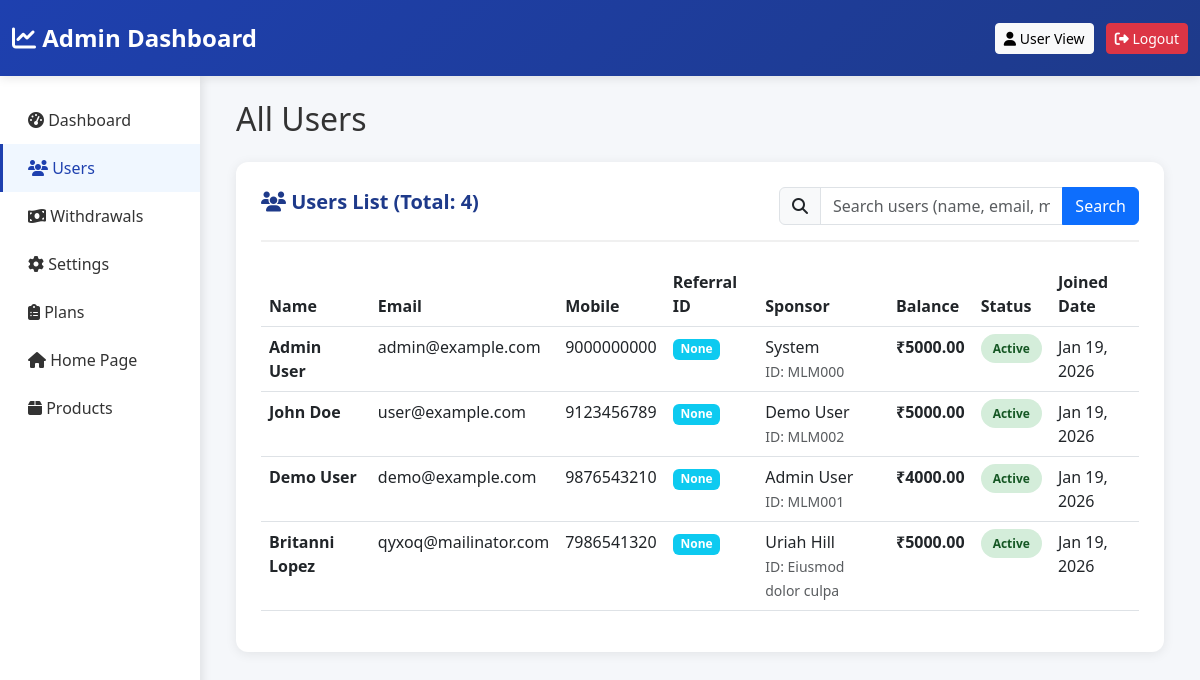
Page /mlm-admin/users/ on the earlier database version.
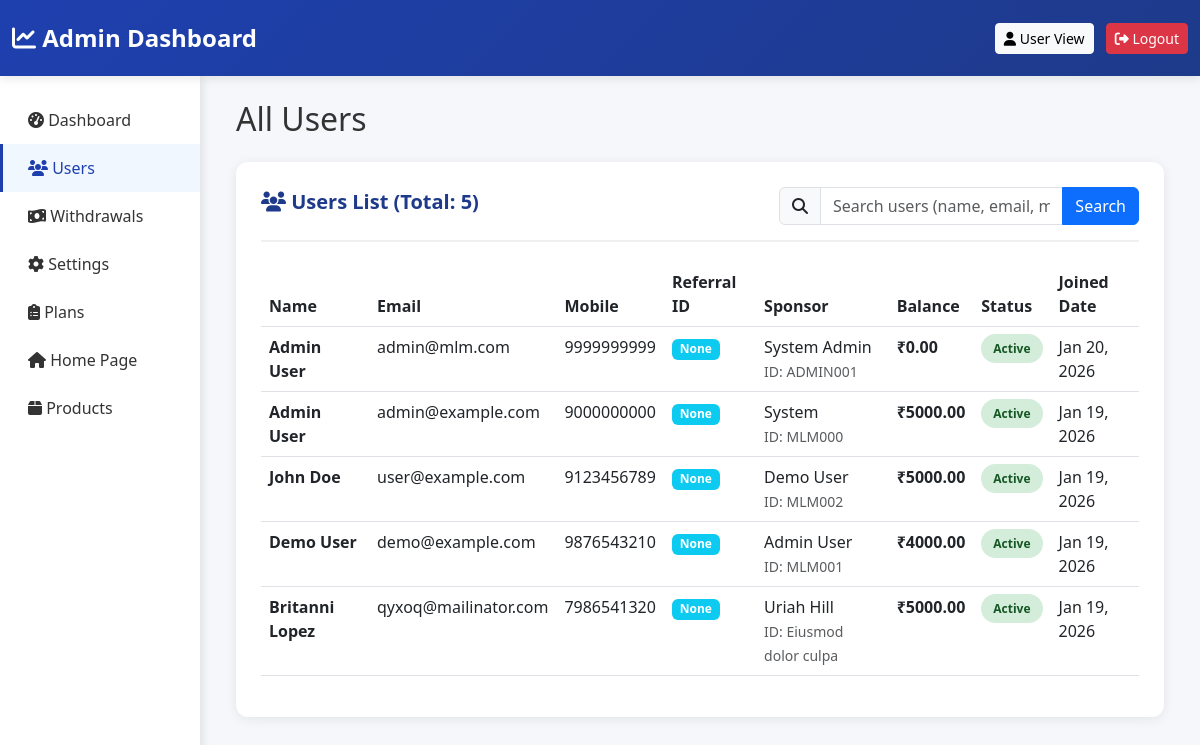
Same page on the later database version.
### core/models.py (models this page shows, shortened)
class CustomUser(AbstractUser):
    phone_regex = RegexValidator(
        regex=r'^\+?1?\d{9,15}$',
        message='Phone number must be entered in the format: +999999999. Up to 15 digits allowed.'
    )
    mobile = models.CharField(
        validators=[phone_regex],
        max_length=17,
        blank=True,
        null=True,
        unique=True,
        verbose_name="Mobile Number"
    )
    sponsor_id = models.CharField(
        max_length=50,
        blank=True,
        null=True,
        verbose_name="Sponsor ID"
    )
    sponsor_name = models.CharField(
        max_length=255,
        blank=True,
        null=True,
        verbose_name="Sponsor Name"
    )
    referral_id = models.CharField(
        max_length=20,
        unique=True,
        blank=True,
        null=True,
        verbose_name="Referral ID"
    )
    account_balance = models.DecimalField(
        max_digits=15,
        decimal_places=2,
        default=0.00,
        verbose_name="Account Balance"
    )
    is_active_member = models.BooleanField(
        default=False,
        verbose_name="Is Active Member"
    )
    profile_photo = models.ImageField(
        upload_to='profile_photos/',
        blank=True,
        null=True,
        verbose_name="Profile Photo"
    )
    created_at = models.DateTimeField(auto_now_add=True)
    updated_at = models.DateTimeField(auto_now=True)
    groups = models.ManyToManyField(
        'auth.Group',
        verbose_name='groups',
        blank=True,
        related_name='customuser_set'
    )
    user_permissions = models.ManyToManyField(
        'auth.Permission',
        verbose_name='user permissions',
        blank=True,
        related_name='customuser_set'
    )
    class Meta:
        verbose_name = "User"
        verbose_name_plural = "Users"
        ordering = ['-created_at']
    def get_full_name(self):
        return f"{self.first_name} {self.last_name}".strip()

### core/views.py (the view, shortened to what this page needs)
# urls.py: path('mlm-admin/users/', admin_users, name='admin_users'),
def admin_users(request):
    q = (request.GET.get('q') or '').strip()
    page_number = request.GET.get('page') or 1
    users_qs = CustomUser.objects.all().order_by('-created_at')
    paginator = Paginator(users_qs, 10)
    users_page = paginator.get_page(page_number)
    return render(
        request,
        'admin/admin_users.html',
        {
            'users': users_page,   # keep template variable name stable
            'q': q,
        },
    )

### core/templates/admin/admin_users.html (shortened to what this page needs)
{% load static %}
<!DOCTYPE html>
<html lang="en">
<head>
    <link href="https://cdn.jsdelivr.net/npm/bootstrap@5.3.0/dist/css/bootstrap.min.css" rel="stylesheet">
    <link rel="stylesheet" href="https://cdnjs.cloudflare.com/ajax/libs/font-awesome/6.4.0/css/all.min.css">
</head>
<body>
    <nav class="navbar navbar-dark">
        <div class="container-fluid">
            <a class="navbar-brand" href="/">
                <i class="fas fa-chart-line"></i> Admin Dashboard
            </a>
            <div>
                <a href="{% url 'dashboard' %}" class="btn btn-light btn-sm me-2">
                    <i class="fas fa-user"></i> User View
                </a>
                <a href="{% url 'logout' %}" class="btn btn-danger btn-sm">
                    <i class="fas fa-sign-out-alt"></i> Logout
                </a>
            </div>
        </div>
    </nav>
    <div class="container-fluid">
        <div class="row">
            <div class="col-md-2 sidebar">
                <nav class="nav flex-column">
                    <a class="nav-link" href="{% url 'admin_dashboard' %}">
                        <i class="fas fa-tachometer-alt"></i> Dashboard
                    </a>
                    <a class="nav-link active" href="{% url 'admin_users' %}">
                        <i class="fas fa-users"></i> Users
                    </a>
                    <a class="nav-link" href="{% url 'admin_dashboard' %}#withdrawals">
                        <i class="fas fa-money-bill-wave"></i> Withdrawals
                    </a>
                    <a class="nav-link" href="{% url 'admin_settings' %}">
                        <i class="fas fa-cog"></i> Settings
                    </a>
                    <a class="nav-link" href="{% url 'admin_plans' %}">
                        <i class="fas fa-clipboard-list"></i> Plans
                    </a>
                    <a class="nav-link" href="{% url 'home' %}">
                        <i class="fas fa-home"></i> Home Page
                    </a>
                    <a class="nav-link" href="{% url 'admin_products' %}">
                        <i class="fas fa-box"></i> Products
                    </a>
                </nav>
            </div>
            <div class="col-md-10">
                <div class="p-4">
                    <h2 class="mb-4">All Users</h2>
                    <div class="table-card">
                        <div class="table-card-header">
                            <h5 class="table-card-title">
                                <i class="fas fa-users"></i> Users List (Total: {{ users.paginator.count }})
                            </h5>
                            <form method="GET" class="search-inline">
                                <div class="input-group">
                                    <span class="input-group-text"><i class="fas fa-search"></i></span>
                                    <input
                                        type="text"
                                        class="form-control"
                                        name="q"
                                        value="{{ q }}"
                                        placeholder="Search users (name, email, mobile, referral, sponsor)..."
                                    >
                                    <button class="btn btn-primary" type="submit">Search</button>
                                </div>
                            </form>
                        </div>
                        <div class="table-responsive">
                            <table class="table table-hover">
                                <thead>
                                    <tr>
                                        <th>Name</th>
                                        <th>Email</th>
                                        <th>Mobile</th>
                                        <th>Referral ID</th>
                                        <th>Sponsor</th>
                                        <th>Balance</th>
                                        <th>Status</th>
                                        <th>Joined Date</th>
                                    </tr>
                                </thead>
                                <tbody>
                                    {% for user in users %}
                                    <tr>
                                        <td>
                                            <strong>{{ user.get_full_name }}</strong>
                                        </td>
                                        <td>{{ user.email }}</td>
                                        <td>{{ user.mobile }}</td>
                                        <td><span class="badge bg-info">{{ user.referral_id }}</span></td>
                                        <td>
                                            {% if user.sponsor_name %}
                                                {{ user.sponsor_name }}<br>
                                                <small class="text-muted">ID: {{ user.sponsor_id }}</small>
                                            {% else %}
                                                <span class="text-muted">-</span>
                                            {% endif %}
                                        </td>
                                        <td><strong>₹{{ user.account_balance }}</strong></td>
                                        <td>
                                            {% if user.is_active_member %}
                                                <span class="badge-status badge-active">Active</span>
                                            {% else %}
                                                <span class="badge-status badge-inactive">Inactive</span>
                                            {% endif %}
                                        </td>
                                        <td>{{ user.created_at|date:"M d, Y" }}</td>
                                    </tr>
                                    {% empty %}
                                    <tr>
                                        <td colspan="8" class="text-center text-muted py-4">No users found</td>
                                    </tr>
                                    {% endfor %}
                                </tbody>
                            </table>
                        </div>
                    </div>
                </div>
            </div>
        </div>
    </div>
</body>
</html>

### core/templates/admin/admin_users.html (style rules this page uses)
* { margin: 0; padding: 0; box-sizing: border-box; }
body { font-family: 'Segoe UI', Tahoma, Geneva, Verdana, sans-serif; background: #f5f7fa; color: #333; }
.navbar { background: linear-gradient(135deg, #1e40af 0%, #1e3a8a 100%); box-shadow: 0 2px 10px rgba(0, 0, 0, 0.1); padding: 15px 0; }
.navbar-brand { font-size: 24px; font-weight: 700; color: white !important; }
.sidebar { background: white; min-height: calc(100vh - 70px); box-shadow: 2px 0 10px rgba(0, 0, 0, 0.1); padding: 20px 0; }
.sidebar .nav-link { color: #333; padding: 12px 25px; border-left: 3px solid transparent; transition: all 0.3s; }
.sidebar .nav-link:hover, .sidebar .nav-link.active { background: #f0f7ff; border-left-color: #1e40af; color: #1e40af; }
.table-card { background: white; border-radius: 12px; padding: 25px; box-shadow: 0 2px 12px rgba(0, 0, 0, 0.08); margin-bottom: 30px; }
.table-card-header { display: flex; justify-content: space-between; align-items: center; margin-bottom: 20px; padding-bottom: 15px; border-bottom: 2px solid #f0f0f0; gap: 12px; }
.table-card-title { font-size: 20px; font-weight: 700; color: #1e3a8a; }
.badge-status { padding: 6px 12px; border-radius: 20px; font-weight: 600; font-size: 12px; }
.badge-active { background: #d4edda; color: #155724; }
.search-inline { max-width: 360px; width: 100%; }

Differences in the rows shown:
added CustomUser: get_full_name "Admin User", email "admin@mlm.com", mobile "9999999999", referral_id "None", sponsor_name "System Admin", sponsor_id "ADMIN001", account_balance "0.00", is_active_member "Active", created_at "Jan 20, 2026"
Other differences:
{{ users.paginator.count }}: "4" → "5"
